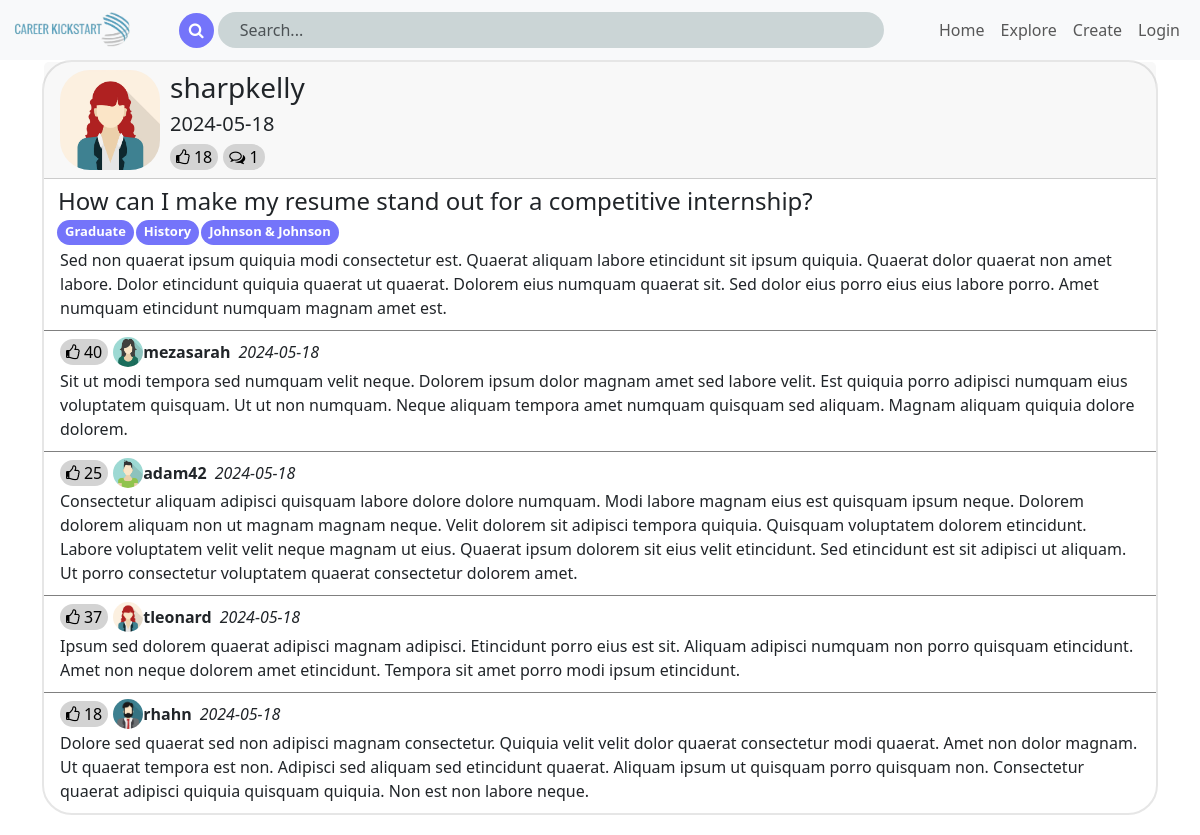
Page /question/2 on the committed database.
### app/models.py (models this page shows, shortened)
class User(UserMixin, db.Model):
    __tablename__ = 'users'
    id = db.Column(db.Integer, primary_key=True, autoincrement=True)
    username = db.Column(db.String(30), unique=True)
    email = db.Column(db.String(100), unique=True)
    password_hash = db.Column(db.String(128))
    profile_pic = db.Column(db.String(12))
    about_me = db.Column(db.String(200), nullable=True)
    user_questions = db.relationship('Question', back_populates='user', lazy=True)
    user_answers = db.relationship('Answer', back_populates='user', lazy=True)

class Question(db.Model):
    __tablename__ = 'questions'
    question_id = db.Column(db.Integer, primary_key=True, autoincrement=True)
    user_id = db.Column(db.Integer, db.ForeignKey('users.id'), nullable=False)
    title = db.Column(db.String(100), nullable=False)
    description = db.Column(db.String(2000), nullable=False)
    date_created = db.Column(db.DateTime, default=func.now())
    likes = db.Column(db.Integer)
    comments = db.Column(db.Integer)
    user = db.relationship('User', back_populates='user_questions')
    tags = db.relationship('Question_Tag', back_populates='question', lazy=True)
    answers = db.relationship('Answer', back_populates='question', lazy=True)

class Question_Tag(db.Model):
    __tablename__ = 'question_tags'
    qt_id = db.Column(db.Integer, primary_key=True, autoincrement=True)
    question_id = db.Column(db.Integer, db.ForeignKey('questions.question_id'))
    tag_id = db.Column(db.Integer, db.ForeignKey('tags.tag_id'))
    tag = db.relationship('Tag', back_populates='question_tags')
    question = db.relationship('Question', back_populates='tags')

class Tag(db.Model):
    __tablename__ = 'tags'
    tag_id = db.Column(db.Integer, primary_key=True, autoincrement=True)
    tag = db.Column(db.String(40), unique=True)
    category = db.Column(db.String(40))
    question_tags = db.relationship('Question_Tag', back_populates='tag', lazy=True)

class Answer(db.Model):
    __tablename__ = 'answers'
    ans_id = db.Column(db.Integer, primary_key=True, autoincrement=True)
    question_id = db.Column(db.Integer, db.ForeignKey('questions.question_id'))
    user_id = db.Column(db.Integer, db.ForeignKey('users.id'), nullable=False)
    answer = db.Column(db.String(2000), nullable=False)
    date_created = db.Column(db.DateTime, default=func.now())
    likes = db.Column(db.Integer)
    user = db.relationship('User', back_populates='user_answers')
    question = db.relationship('Question', back_populates='answers')

### app/routes.py (the view)
@main.route('/question/<int:question_id>', methods=['GET'])
def load_postpage(question_id):
    return PostController.get_post_page(question_id)

### app/forms.py
class AnswerForm(FlaskForm):
    answer = TextAreaField('Answer', validators=[DataRequired()])
    submit = SubmitField('Post')

### app/controller.py (called while the page is built)
    def get_post_page(question_id):
        to_load = Question.query.get_or_404(question_id)
        form = AnswerForm()
        return render_template('request.html', question=to_load, form=form)

### app/templates/request.html (shortened to what this page needs)
<!DOCTYPE html>
<html>
    <head>
        <link href="https://cdn.jsdelivr.net/npm/bootstrap@5.3.3/dist/css/bootstrap.min.css" rel="stylesheet">
        <link rel="stylesheet" href="https://cdnjs.cloudflare.com/ajax/libs/font-awesome/4.7.0/css/font-awesome.min.css">
        <link rel="stylesheet" type="text/css" href="{{ url_for('static', filename='requestStyle.css') }}">
        <link rel="stylesheet" type="text/css" href="{{ url_for('static', filename='navbarStyle.css') }}">
    </head>
    <body>
        {% include "navbar.html" %}
        <div class="container" id="{{ question.question_id }}">
            <div id="{{ question.question_id }}" class="card">
                <div class="card-header">
                    <div class="user-info d-flex align-items-center">
                        <img class="profil-pic" src="{{ url_for('static', filename=question.user.profile_pic) }}" style="height: 100px; width: 100px; border-radius: 30px;">
                        <div id="user-post-related">
                            <h3>{{ question.user.username }}</h3>
                            <h5>{{ question.date_created.date() }}</h5>
                            <div class="d-flex">
                                <button class="like main-buttons" aria-pressed="false" type="button"><i class="fa fa-thumbs-o-up"></i> {{question.likes}}</button>
                                <button data-bs-toggle="modal" data-bs-target="#createModal" class="main-buttons" aria-pressed="false" type="button"><i class="fa fa-comments-o"></i> {{question.comments}}</button>
                            </div>
                        </div>
                    </div>
                </div>
                <div class="card-title">
                    <h4>{{question.title}}</h4>
                </div>
                <div class="card-subtitle d-flex">
                    {% for itag in question.tags %}
                    <p style="font-size: small;"> {{itag.tag.tag}} </p>
                    {% endfor %}
                </div>
                <div class="card-body">
                    <p class="card-text">{{question.description}}</p>
                </div>
                {% for answer in question.answers %}
                    {% include 'answer.html' %}
                {% endfor %}
            </div>
        </div>
    </body>
</html>

### app/templates/answer.html
<div id="{{ answer.ans_id }}" class="card-answer">
    <div class="card-action d-flex answer-action">
        <div class="user-info d-flex align-items-center justify-content-center">
            <button class="a-like" aria-pressed="false" type="button"><i class="fa fa-thumbs-o-up"></i> {{answer.likes}}</button>
            <img class="profil-pic" src="{{ url_for('static', filename=answer.user.profile_pic) }}" style="height: 30px; width: 30px; border-radius: 30px;">
            <b> {{ answer.user.username }}</b>
            <i class="ms-2"> {{ answer.date_created.date() }}</i>
        </div>
    </div>
    <div class="card-body">
        <p class="card-text">{{answer.answer}}</p>
    </div>
</div>

### app/static/requestStyle.css (style rules this page uses)
.card { border-radius: 30px; margin-bottom: 20px; width:100%; border-color: rgb(230, 230, 230); border-width: 2px; }
.card-body { padding-top: 0.1rem; padding-bottom: 10px; }
.card-answer { border-top: 1px; border-style: solid; border-left: 0px; border-right: 0px; border-bottom: 0px; border-color: grey; }
.card-title { padding-top: 0.5rem; margin-bottom: 0px; margin-right:4px; padding-left: 14px; border-top-left-radius: 30px; border-top-right-radius: 30px; }
.card-subtitle > p { padding-right: 8px; padding-left: 8px; padding-top: 2px; padding-bottom: 3px; margin-right: 2px; margin-bottom: 2px; background-color: rgb(116, 116, 250); color: white; border-radius: 20px; font-size:xx-small; font-weight: bold; max-width: 100%; white-space: nowrap; }
.card-subtitle { margin-left: 13px; margin-right: 10px; flex-direction: row; display: flex; flex-wrap: wrap; }
.main-buttons, .like, .a-like { border-radius: 30px; border-width: 0px; background-color: lightgray; margin-right: 5px; }
#user-post-related { margin-left: 10px; }
.answer-action { margin-left: 16px; margin-top: 6px; }

### rows in the picture
User: profile_pic (picture), user.username "sharpkelly"
Question: date_created "2024-05-18", likes "18", comments "1", title "How can I make my resume stand out for a competitive internship?", description "Sed non quaerat ipsum quiquia modi consectetur est. Quaerat aliquam labore etincidunt sit ipsum quiquia. Quaerat dolor quaerat non amet labore. Dolor etincidunt quiquia quaerat ut quaerat. Dolorem eius numquam quaerat sit. Sed dolor eius porro eius eius labore porro. Amet numquam etincidunt numquam magnam amet est."
Question_Tag: tag.tag "Graduate"
Question_Tag: tag.tag "History"
Question_Tag: tag.tag "Johnson & Johnson"
Answer: likes "40", profile_pic (picture), user.username "mezasarah", date_created "2024-05-18", answer "Sit ut modi tempora sed numquam velit neque. Dolorem ipsum dolor magnam amet sed labore velit. Est quiquia porro adipisci numquam eius voluptatem quisquam. Ut ut non numquam. Neque aliquam tempora amet numquam quisquam sed aliquam. Magnam aliquam quiquia dolore dolorem."
Answer: likes "25", profile_pic (picture), user.username "adam42", date_created "2024-05-18", answer "Consectetur aliquam adipisci quisquam labore dolore dolore numquam. Modi labore magnam eius est quisquam ipsum neque. Dolorem dolorem aliquam non ut magnam magnam neque. Velit dolorem sit adipisci tempora quiquia. Quisquam voluptatem dolorem etincidunt. Labore voluptatem velit velit neque magnam ut eius. Quaerat ipsum dolorem sit eius velit etincidunt. Sed etincidunt est sit adipisci ut aliquam. Ut porro consectetur voluptatem quaerat consectetur dolorem amet."
Answer: likes "37", profile_pic (picture), user.username "tleonard", date_created "2024-05-18", answer "Ipsum sed dolorem quaerat adipisci magnam adipisci. Etincidunt porro eius est sit. Aliquam adipisci numquam non porro quisquam etincidunt. Amet non neque dolorem amet etincidunt. Tempora sit amet porro modi ipsum etincidunt."
Answer: likes "18", profile_pic (picture), user.username "rhahn", date_created "2024-05-18", answer "Dolore sed quaerat sed non adipisci magnam consectetur. Quiquia velit velit dolor quaerat consectetur modi quaerat. Amet non dolor magnam. Ut quaerat tempora est non. Adipisci sed aliquam sed etincidunt quaerat. Aliquam ipsum ut quisquam porro quisquam non. Consectetur quaerat adipisci quiquia quisquam quiquia. Non est non labore neque."
